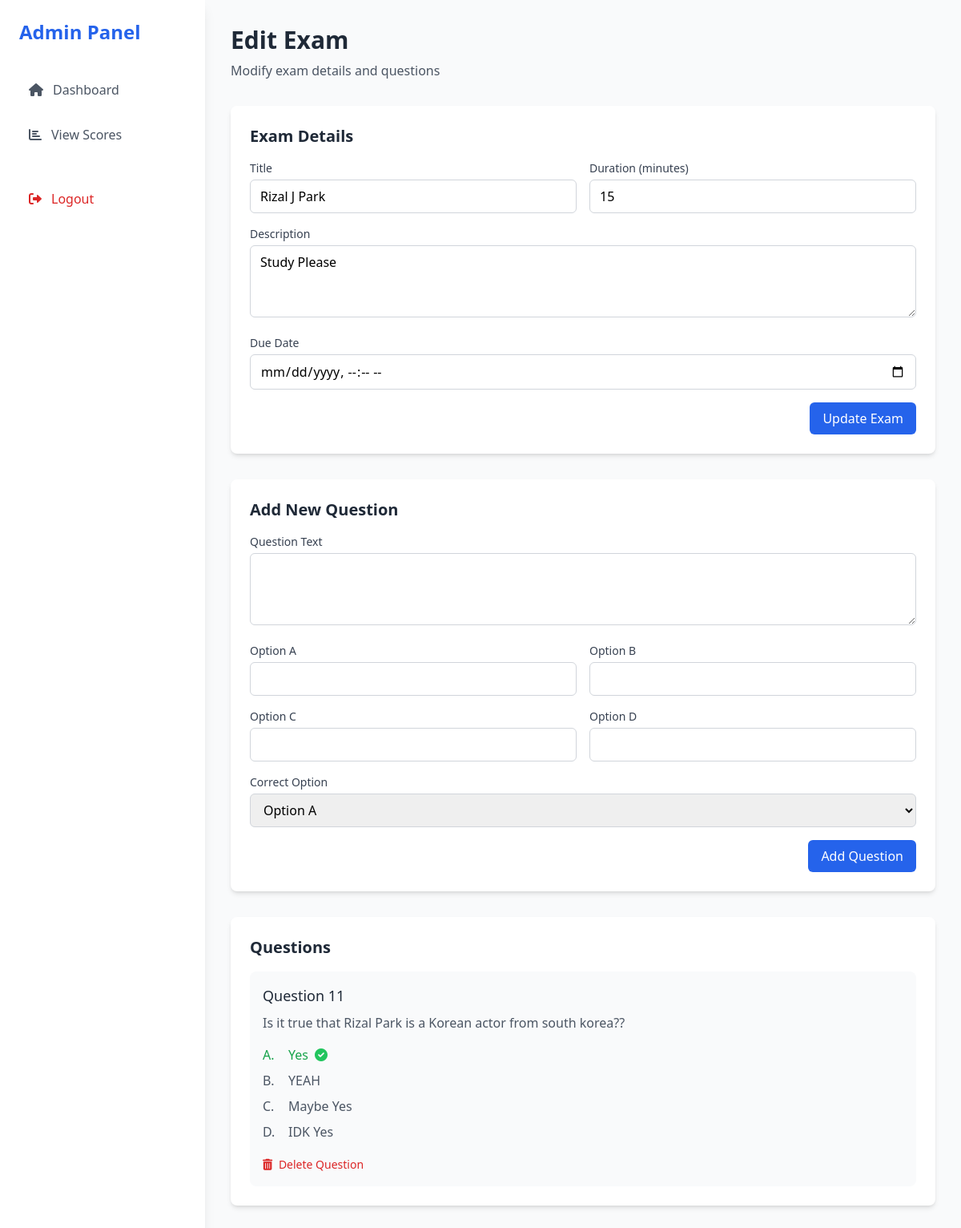
Page /admin-1/edit_exam.php?id=15 (signed in) on the committed database.
### tables this page shows
CREATE TABLE `exams` (
  `id` int(11) NOT NULL,
  `title` varchar(100) NOT NULL,
  `description` text DEFAULT NULL,
  `duration_minutes` int(11) NOT NULL,
  `due_date` date DEFAULT NULL,
  `created_by` int(11) DEFAULT NULL,
  `created_at` timestamp NOT NULL DEFAULT current_timestamp()
);

CREATE TABLE `questions` (
  `id` int(11) NOT NULL,
  `exam_id` int(11) NOT NULL,
  `question_text` text NOT NULL,
  `option_a` text NOT NULL,
  `option_b` text NOT NULL,
  `option_c` text NOT NULL,
  `option_d` text NOT NULL,
  `correct_option` enum('A','B','C','D') NOT NULL
);

### admin-1/edit_exam.php (the view, shortened to what this page needs)
<?php
include '../includes/db_connection.php';
$admin_id = $_SESSION['admin_id'];
$exam_id = isset($_GET['id']) ? intval($_GET['id']) : 0;
$stmt = $conn->prepare("SELECT * FROM exams WHERE id = ? AND created_by = ?");
$stmt->bind_param("ii", $exam_id, $admin_id);
$stmt->execute();
$exam_result = $stmt->get_result();
$exam = $exam_result->fetch_assoc();
$stmt = $conn->prepare("SELECT * FROM questions WHERE exam_id = ? ORDER BY id");
$stmt->bind_param("i", $exam_id);
$stmt->execute();
$questions_result = $stmt->get_result();
?>
<!DOCTYPE html>
<html lang="en">
<head>
    <script src="https://cdn.tailwindcss.com"></script>
    <link href="https://cdnjs.cloudflare.com/ajax/libs/font-awesome/6.0.0/css/all.min.css" rel="stylesheet">
</head>
<body class="bg-gray-50">
    <div class="flex h-screen">
        <div class="w-64 bg-white shadow-lg">
            <div class="p-6">
                <h2 class="text-2xl font-bold text-blue-600 mb-8">Admin Panel</h2>
                <nav class="space-y-2">
                    <a href="admin_dashboard.php" class="flex items-center space-x-3 text-gray-600 hover:bg-blue-50 hover:text-blue-600 p-3 rounded-lg">
                        <i class="fas fa-home"></i>
                        <span>Dashboard</span>
                    </a>
                    <a href="view_student_scores.php" class="flex items-center space-x-3 text-gray-600 hover:bg-blue-50 hover:text-blue-600 p-3 rounded-lg">
                        <i class="fas fa-chart-bar"></i>
                        <span>View Scores</span>
                    </a>
                </nav>
                <div class="mt-auto pt-8">
                    <a href="../logout.php" class="flex items-center space-x-3 text-red-600 hover:bg-red-50 p-3 rounded-lg">
                        <i class="fas fa-sign-out-alt"></i>
                        <span>Logout</span>
                    </a>
                </div>
            </div>
        </div>
        <div class="flex-1 overflow-y-auto">
            <div class="p-8">
                <div class="mb-8">
                    <h1 class="text-3xl font-bold text-gray-800">Edit Exam</h1>
                    <p class="text-gray-600 mt-2">Modify exam details and questions</p>
                </div>
                <div class="bg-white rounded-lg shadow-md p-6 mb-8">
                    <h2 class="text-xl font-semibold text-gray-800 mb-4">Exam Details</h2>
                    <form method="POST" action="edit_exam.php?id=<?php echo $exam_id; ?>" class="space-y-4">
                        <div class="grid grid-cols-1 md:grid-cols-2 gap-4">
                            <div>
                                <label class="block text-sm font-medium text-gray-700 mb-1">Title</label>
                                <input type="text" id="title" name="title" value="<?php echo htmlspecialchars($exam['title']); ?>" required
                                    class="w-full px-3 py-2 border border-gray-300 rounded-md focus:outline-none focus:ring-2 focus:ring-blue-500">
                            </div>
                            <div>
                                <label class="block text-sm font-medium text-gray-700 mb-1">Duration (minutes)</label>
                                <input type="number" id="duration_minutes" name="duration_minutes" value="<?php echo intval($exam['duration_minutes']); ?>" min="1" required
                                    class="w-full px-3 py-2 border border-gray-300 rounded-md focus:outline-none focus:ring-2 focus:ring-blue-500">
                            </div>
                        </div>
                        <div>
                            <label class="block text-sm font-medium text-gray-700 mb-1">Description</label>
                            <textarea id="description" name="description" rows="3"
                                class="w-full px-3 py-2 border border-gray-300 rounded-md focus:outline-none focus:ring-2 focus:ring-blue-500"><?php echo htmlspecialchars($exam['description']); ?></textarea>
                        </div>
                        <div>
                            <label class="block text-sm font-medium text-gray-700 mb-1">Due Date</label>
                            <input type="datetime-local" id="due_date" name="due_date" value="<?php echo htmlspecialchars($exam['due_date']); ?>" required
                                class="w-full px-3 py-2 border border-gray-300 rounded-md focus:outline-none focus:ring-2 focus:ring-blue-500">
                        </div>
                        <div class="flex justify-end">
                            <button type="submit" name="update_exam" class="px-4 py-2 bg-blue-600 text-white rounded-md hover:bg-blue-700 focus:outline-none focus:ring-2 focus:ring-blue-500">
                                Update Exam
                            </button>
                        </div>
                    </form>
                </div>
                <div class="bg-white rounded-lg shadow-md p-6 mb-8">
                    <h2 class="text-xl font-semibold text-gray-800 mb-4">Add New Question</h2>
                    <form method="POST" action="edit_exam.php?id=<?php echo $exam_id; ?>" class="space-y-4">
                        <div>
                            <label class="block text-sm font-medium text-gray-700 mb-1">Question Text</label>
                            <textarea id="question_text" name="question_text" required rows="3"
                                class="w-full px-3 py-2 border border-gray-300 rounded-md focus:outline-none focus:ring-2 focus:ring-blue-500"></textarea>
                        </div>
                        <div class="grid grid-cols-1 md:grid-cols-2 gap-4">
                            <div>
                                <label class="block text-sm font-medium text-gray-700 mb-1">Option A</label>
                                <input type="text" id="option_a" name="option_a" required
                                    class="w-full px-3 py-2 border border-gray-300 rounded-md focus:outline-none focus:ring-2 focus:ring-blue-500">
                            </div>
                            <div>
                                <label class="block text-sm font-medium text-gray-700 mb-1">Option B</label>
                                <input type="text" id="option_b" name="option_b" required
                                    class="w-full px-3 py-2 border border-gray-300 rounded-md focus:outline-none focus:ring-2 focus:ring-blue-500">
                            </div>
                            <div>
                                <label class="block text-sm font-medium text-gray-700 mb-1">Option C</label>
                                <input type="text" id="option_c" name="option_c" required
                                    class="w-full px-3 py-2 border border-gray-300 rounded-md focus:outline-none focus:ring-2 focus:ring-blue-500">
                            </div>
                            <div>
                                <label class="block text-sm font-medium text-gray-700 mb-1">Option D</label>
                                <input type="text" id="option_d" name="option_d" required
                                    class="w-full px-3 py-2 border border-gray-300 rounded-md focus:outline-none focus:ring-2 focus:ring-blue-500">
                            </div>
                        </div>
                        <div>
                            <label class="block text-sm font-medium text-gray-700 mb-1">Correct Option</label>
                            <select id="correct_option" name="correct_option" required
                                class="w-full px-3 py-2 border border-gray-300 rounded-md focus:outline-none focus:ring-2 focus:ring-blue-500">
                                <option value="A">Option A</option>
                            </select>
                        </div>
                        <div class="flex justify-end">
                            <button type="submit" name="add_question" class="px-4 py-2 bg-blue-600 text-white rounded-md hover:bg-blue-700 focus:outline-none focus:ring-2 focus:ring-blue-500">
                                Add Question
                            </button>
                        </div>
                    </form>
                </div>
                <div class="bg-white rounded-lg shadow-md p-6">
                    <h2 class="text-xl font-semibold text-gray-800 mb-4">Questions</h2>
                    <div class="space-y-4">
                        <?php while ($question = $questions_result->fetch_assoc()): ?>
                            <div class="bg-gray-50 rounded-lg p-4">
                                <h3 class="text-lg font-medium text-gray-800 mb-2">Question <?php echo $question['id']; ?></h3>
                                <p class="text-gray-600 mb-4"><?php echo htmlspecialchars($question['question_text']); ?></p>
                                <div class="space-y-2">
                                    <div class="flex items-center space-x-2 <?php echo ($question['correct_option'] == 'A') ? 'text-green-600 font-medium' : 'text-gray-600'; ?>">
                                        <span class="w-6">A.</span>
                                        <span><?php echo htmlspecialchars($question['option_a']); ?></span>
                                        <?php if ($question['correct_option'] == 'A'): ?>
                                            <i class="fas fa-check-circle text-green-500"></i>
                                        <?php endif; ?>
                                    </div>
                                    <div class="flex items-center space-x-2 <?php echo ($question['correct_option'] == 'B') ? 'text-green-600 font-medium' : 'text-gray-600'; ?>">
                                        <span class="w-6">B.</span>
                                        <span><?php echo htmlspecialchars($question['option_b']); ?></span>
                                    </div>
                                    <div class="flex items-center space-x-2 <?php echo ($question['correct_option'] == 'C') ? 'text-green-600 font-medium' : 'text-gray-600'; ?>">
                                        <span class="w-6">C.</span>
                                        <span><?php echo htmlspecialchars($question['option_c']); ?></span>
                                    </div>
                                    <div class="flex items-center space-x-2 <?php echo ($question['correct_option'] == 'D') ? 'text-green-600 font-medium' : 'text-gray-600'; ?>">
                                        <span class="w-6">D.</span>
                                        <span><?php echo htmlspecialchars($question['option_d']); ?></span>
                                    </div>
                                </div>
                                <form method="POST" action="edit_exam.php?id=<?php echo $exam_id; ?>" class="mt-4">
                                    <button type="submit" name="delete_question" onclick="return confirm('Are you sure you want to delete this question?')"
                                        class="text-red-600 hover:text-red-900 text-sm font-medium">
                                        <i class="fas fa-trash-alt mr-1"></i> Delete Question
                                    </button>
                                </form>
                            </div>
                        <?php endwhile; ?>
                    </div>
                </div>
            </div>
        </div>
    </div>
</body>
</html>

### rows in the picture
exams: title "Rizal J Park", duration_minutes "15", description "Study Please"
questions: id "11", question_text "Is it true that Rizal Park is a Korean actor from south korea??", option_a "Yes", correct_option "A" (drawn), option_b "YEAH", option_c "Maybe Yes", option_d "IDK Yes"
